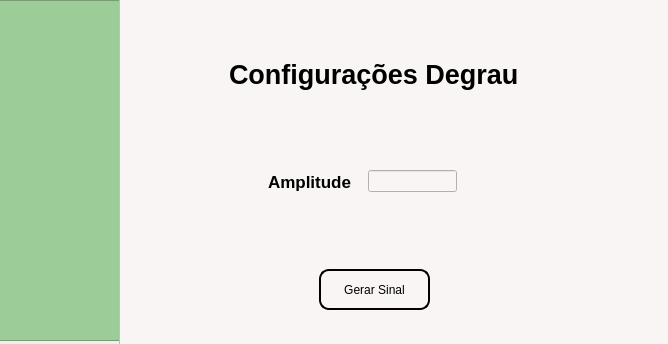
<?xml version="1.0" encoding="UTF-8"?>
<ui version="4.0">
 <class>StepWindow</class>
 <widget class="QMainWindow" name="StepWindow">
  <property name="geometry">
   <rect>
    <x>0</x>
    <y>0</y>
    <width>668</width>
    <height>344</height>
   </rect>
  </property>
  <property name="minimumSize">
   <size>
    <width>668</width>
    <height>344</height>
   </size>
  </property>
  <property name="maximumSize">
   <size>
    <width>668</width>
    <height>344</height>
   </size>
  </property>
  <property name="windowTitle">
   <string>MainWindow</string>
  </property>
  <widget class="QWidget" name="centralwidget">
   <widget class="QFrame" name="frame_green">
    <property name="geometry">
     <rect>
      <x>-10</x>
      <y>0</y>
      <width>131</width>
      <height>341</height>
     </rect>
    </property>
    <property name="styleSheet">
     <string notr="true">background-color: rgb(156, 204, 152);</string>
    </property>
    <property name="frameShape">
     <enum>QFrame::StyledPanel</enum>
    </property>
    <property name="frameShadow">
     <enum>QFrame::Raised</enum>
    </property>
   </widget>
   <widget class="QFrame" name="frame_white">
    <property name="geometry">
     <rect>
      <x>119</x>
      <y>-1</y>
      <width>551</width>
      <height>351</height>
     </rect>
    </property>
    <property name="minimumSize">
     <size>
      <width>551</width>
      <height>351</height>
     </size>
    </property>
    <property name="maximumSize">
     <size>
      <width>551</width>
      <height>351</height>
     </size>
    </property>
    <property name="styleSheet">
     <string notr="true">background-color: rgb(250, 245, 245);</string>
    </property>
    <property name="frameShape">
     <enum>QFrame::StyledPanel</enum>
    </property>
    <property name="frameShadow">
     <enum>QFrame::Raised</enum>
    </property>
    <widget class="QLabel" name="label_title">
     <property name="geometry">
      <rect>
       <x>110</x>
       <y>50</y>
       <width>291</width>
       <height>51</height>
      </rect>
     </property>
     <property name="font">
      <font>
       <pointsize>20</pointsize>
       <weight>75</weight>
       <bold>true</bold>
      </font>
     </property>
     <property name="text">
      <string>Configurações Degrau</string>
     </property>
    </widget>
    <widget class="QWidget" name="horizontalLayoutWidget">
     <property name="geometry">
      <rect>
       <x>130</x>
       <y>140</y>
       <width>231</width>
       <height>80</height>
      </rect>
     </property>
     <layout class="QHBoxLayout" name="horizontalLayout">
      <property name="spacing">
       <number>16</number>
      </property>
      <property name="leftMargin">
       <number>19</number>
      </property>
      <property name="topMargin">
       <number>5</number>
      </property>
      <property name="rightMargin">
       <number>23</number>
      </property>
      <property name="bottomMargin">
       <number>0</number>
      </property>
      <item>
       <widget class="QLabel" name="label_amplitude">
        <property name="font">
         <font>
          <pointsize>13</pointsize>
          <weight>75</weight>
          <bold>true</bold>
         </font>
        </property>
        <property name="text">
         <string>Amplitude</string>
        </property>
       </widget>
      </item>
      <item>
       <widget class="QLineEdit" name="lineEdit_amplitude">
        <property name="toolTip">
         <string/>
        </property>
        <property name="styleSheet">
         <string notr="true">QLineEdit{
border: 2px solid black;
border-radius: 20px;
background: white;
};</string>
        </property>
        <property name="text">
         <string/>
        </property>
        <property name="placeholderText">
         <string/>
        </property>
       </widget>
      </item>
     </layout>
    </widget>
    <widget class="QPushButton" name="step_button">
     <property name="geometry">
      <rect>
       <x>200</x>
       <y>270</y>
       <width>111</width>
       <height>41</height>
      </rect>
     </property>
     <property name="styleSheet">
      <string notr="true">QPushButton{
border: 2px solid black;
border-radius:10px;
}
QPushButton#pushButton:pressed {
    background-color: gray;
	color:white;
}</string>
     </property>
     <property name="text">
      <string>Gerar Sinal</string>
     </property>
    </widget>
   </widget>
  </widget>
 </widget>
 <resources/>
 <connections/>
</ui>
